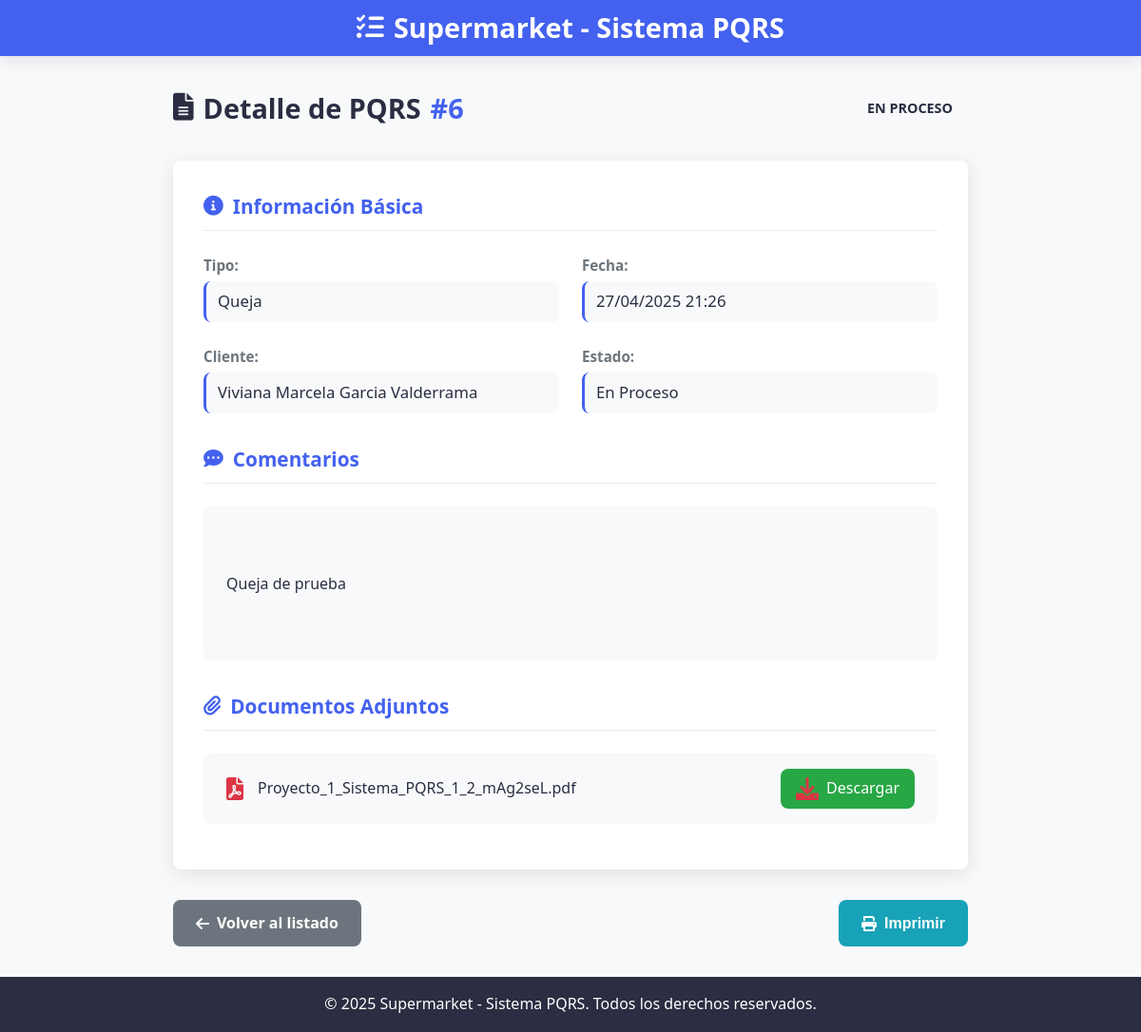
Page /gestor/pqrs/6/ on the committed database.
### core/models.py (models this page shows, shortened)
class PQRS(models.Model):
    TIPO_RADICADO_CHOICES = [
        ('Petición', 'Petición'),
        ('Queja', 'Queja'),
        ('Reclamo', 'Reclamo'),
        ('Sugerencia', 'Sugerencia'),
    ]
    ESTADO_RADICADO_CHOICES = [
        ('Nuevo', 'Nuevo'),
        ('En Proceso', 'En Proceso'),
        ('Resuelto', 'Resuelto'),
        ('Cerrado', 'Cerrado'),
    ]
    numero_radicado = models.AutoField(primary_key=True)
    fecha_radicado = models.DateTimeField(auto_now_add=True)
    tipo_radicado = models.CharField(max_length=25, choices=TIPO_RADICADO_CHOICES)
    comentarios = models.TextField()
    anexo = models.FileField(upload_to='anexos/', blank=True, null=True)
    cliente = models.ForeignKey(Cliente, on_delete=models.CASCADE, related_name='pqrs')
    estado = models.CharField(max_length=20, choices=ESTADO_RADICADO_CHOICES, default='En Proceso')
    empleado_asignado = models.ForeignKey(Empleado, on_delete=models.SET_NULL, null=True, blank=True, related_name='pqrs_asignados')
    justificacion_del_estado = models.TextField(blank=True, null=True)
    fecha_respuesta = models.DateTimeField(blank=True, null=True)

class Cliente(models.Model):
    TIPO_IDENTIFICACION_CHOICES = [
        ('Cédula de Ciudadanía', 'Cédula de Ciudadanía'),
        ('Tarjeta de Identidad', 'Tarjeta de Identidad'),
        ('Cédula de Extranjería', 'Cédula de Extranjería'),
        ('Pasaporte', 'Pasaporte'),
    ]
    tipo_identificacion = models.CharField(max_length=50, choices=TIPO_IDENTIFICACION_CHOICES)
    numero_identificacion = models.CharField(max_length=20, unique=True)
    nombre_completo = models.CharField(max_length=100)
    correo_electronico = models.EmailField(unique=True)
    telefono_movil = models.CharField(max_length=15)
    contrasena = models.CharField(max_length=100)
    verificado = models.BooleanField(default=False)
    codigo_verificacion = models.CharField(max_length=64, blank=True, null=True)

### core/views.py (the view)
# urls.py: path('gestor/pqrs/<int:numero_radicado>/', detalle_pqrs_gestor, name='detalle_pqrs_gestor'),
def detalle_pqrs_gestor(request, numero_radicado):
    pqrs = get_object_or_404(PQRS, numero_radicado=numero_radicado)
    return render(request, 'detalle_pqrs_gestor.html', {'pqrs': pqrs})

### templates/detalle_pqrs_gestor.html (shortened to what this page needs)
{% load static %}
<!DOCTYPE html>
<html lang="es">
<head>
    <link rel="stylesheet" href="{% static 'css/gestor/detalle_pqrs.css' %}">
    <link rel="stylesheet" href="https://cdnjs.cloudflare.com/ajax/libs/font-awesome/6.0.0/css/all.min.css">
</head>
<body>
    <div class="pqrs-detail-container">
        <header class="pqrs-header">
            <h1><i class="fas fa-tasks"></i> Supermarket - Sistema PQRS</h1>
        </header>
        <main class="pqrs-detail-content">
            <div class="detail-header">
                <h2>
                    <i class="fas fa-file-alt"></i> Detalle de PQRS
                    <span class="radicado-number">#{{ pqrs.numero_radicado }}</span>
                </h2>
                <div class="status-badge badge-{{ pqrs.estado|lower }}">
                    {{ pqrs.estado }}
                </div>
            </div>
            <div class="detail-card">
                <div class="detail-section">
                    <h3 class="section-title"><i class="fas fa-info-circle"></i> Información Básica</h3>
                    <div class="detail-grid">
                        <div class="detail-item">
                            <span class="detail-label">Tipo:</span>
                            <span class="detail-value">{{ pqrs.tipo_radicado }}</span>
                        </div>
                        <div class="detail-item">
                            <span class="detail-label">Fecha:</span>
                            <span class="detail-value">{{ pqrs.fecha_radicado|date:"d/m/Y H:i" }}</span>
                        </div>
                        <div class="detail-item">
                            <span class="detail-label">Cliente:</span>
                            <span class="detail-value">{{ pqrs.cliente.nombre_completo }}</span>
                        </div>
                        <div class="detail-item">
                            <span class="detail-label">Estado:</span>
                            <span class="detail-value">{{ pqrs.estado }}</span>
                        </div>
                    </div>
                </div>
                <div class="detail-section">
                    <h3 class="section-title"><i class="fas fa-comment-dots"></i> Comentarios</h3>
                    <div class="comments-box">
                        {{ pqrs.comentarios|linebreaks }}
                    </div>
                </div>
                <div class="detail-section">
                    <h3 class="section-title"><i class="fas fa-paperclip"></i> Documentos Adjuntos</h3>
                    {% if pqrs.anexo %}
                        <div class="attachment-box">
                            <i class="fas fa-file-pdf"></i>
                            <span class="attachment-name">{{ pqrs.anexo.name|cut:"anexos/" }}</span>
                            <a href="{{ pqrs.anexo.url }}" download class="btn-download">
                                <i class="fas fa-download"></i> Descargar
                            </a>
                        </div>
                    {% else %}
                        <p class="no-attachment"><i class="fas fa-times-circle"></i> No se adjuntó documento.</p>
                    {% endif %}
                </div>
            </div>
            <div class="action-buttons">
                <a href="{% url 'gestion_pqrs' %}" class="btn btn-back">
                    <i class="fas fa-arrow-left"></i> Volver al listado
                </a>
                <button class="btn btn-print" onclick="window.print()">
                    <i class="fas fa-print"></i> Imprimir
                </button>
            </div>
        </main>
        <footer class="pqrs-footer">
            <p>&copy; 2025 Supermarket - Sistema PQRS. Todos los derechos reservados.</p>
        </footer>
    </div>
</body>
</html>

### static/css/gestor/detalle_pqrs.css (style rules this page uses)
:root { --primary-color: #4361ee; --primary-hover: #3a56d4; --secondary-color: #6c757d; --secondary-hover: #5a6268; --success-color: #28a745; --success-hover: #218838; --info-color: #17a2b8; --info-hover: #138496; --warning-color: #ffc107; --warning-hover: #e0a800; --danger-color: #dc3545; --danger-hover: #bb2d3b; --text-color: #2b2d42; --light-bg: #f8f9fa; --white: #ffffff; --gray-light: #e9ecef; --shadow: 0 4px 20px rgba(0, 0, 0, 0.1); --transition: all 0.3s ease; --border-radius: 8px; }
body { font-family: 'Segoe UI', Tahoma, Geneva, Verdana, sans-serif; background-color: var(--light-bg); color: var(--text-color); margin: 0; padding: 0; line-height: 1.6; }
.pqrs-detail-container { display: flex; flex-direction: column; min-height: 100vh; }
.pqrs-header { background-color: var(--primary-color); color: var(--white); padding: 0.4rem 2rem; box-shadow: var(--shadow); }
.pqrs-header h1 { margin: 0; font-size: 1.8rem; display: flex; align-items: center; justify-content: center; gap: 10px; }
.pqrs-detail-content { flex: 1; padding: 2rem; max-width: 900px; margin: 0 auto; width: 100%; box-sizing: border-box; }
.detail-header { display: flex; justify-content: space-between; align-items: center; margin-bottom: 2rem; flex-wrap: wrap; gap: 1rem; }
.detail-header h2 { font-size: 1.8rem; margin: 0; display: flex; align-items: center; gap: 10px; }
.radicado-number { color: var(--primary-color); font-weight: 700; }
.detail-card { background-color: var(--white); border-radius: var(--border-radius); box-shadow: var(--shadow); padding: 2rem; margin-bottom: 2rem; }
.detail-section { margin-bottom: 2rem; }
.detail-section:last-child { margin-bottom: 0; }
.section-title { font-size: 1.3rem; margin-top: 0; margin-bottom: 1.5rem; color: var(--primary-color); display: flex; align-items: center; gap: 10px; padding-bottom: 0.5rem; border-bottom: 1px solid var(--gray-light); }
.detail-grid { display: grid; grid-template-columns: repeat(auto-fit, minmax(250px, 1fr)); gap: 1.5rem; }
.detail-item { display: flex; flex-direction: column; }
.detail-label { font-weight: 600; color: var(--secondary-color); margin-bottom: 0.3rem; font-size: 0.95rem; }
.detail-value { font-size: 1.05rem; padding: 0.5rem 0.75rem; background-color: var(--light-bg); border-radius: var(--border-radius); border-left: 3px solid var(--primary-color); }
.comments-box { background-color: var(--light-bg); padding: 1.5rem; border-radius: var(--border-radius); line-height: 1.7; white-space: pre-line; }
.attachment-box { display: flex; align-items: center; gap: 15px; background-color: var(--light-bg); padding: 1rem 1.5rem; border-radius: var(--border-radius); margin-bottom: 1rem; }
.attachment-box i { font-size: 1.5rem; color: var(--danger-color); }
.attachment-name { flex: 1; font-weight: 500; overflow: hidden; text-overflow: ellipsis; white-space: nowrap; }
.btn-download { background-color: var(--success-color); color: var(--white); padding: 0.5rem 1rem; border-radius: var(--border-radius); text-decoration: none; font-weight: 500; display: flex; align-items: center; gap: 8px; transition: var(--transition); }
.status-badge { padding: 0.5rem 1rem; border-radius: 50rem; font-size: 0.9rem; font-weight: 700; text-transform: uppercase; }
.action-buttons { display: flex; justify-content: space-between; gap: 1rem; }
.btn { padding: 0.75rem 1.5rem; border-radius: var(--border-radius); border: none; font-size: 1rem; font-weight: 600; cursor: pointer; transition: var(--transition); display: inline-flex; align-items: center; justify-content: center; gap: 0.5rem; text-decoration: none; }
.btn-back { background-color: var(--secondary-color); color: var(--white); }
.btn-print { background-color: var(--info-color); color: var(--white); }
.pqrs-footer { background-color: var(--text-color); color: var(--white); text-align: center; margin-top: auto; }

### rows in the picture
PQRS: numero_radicado "6", estado "EN PROCESO", tipo_radicado "Queja", fecha_radicado "27/04/2025 21:26", cliente.nombre_completo "Viviana Marcela Garcia Valderrama", estado "En Proceso", comentarios "Queja de prueba", anexo.name "Proyecto_1_Sistema_PQRS_1_2_mAg2seL.pdf"
